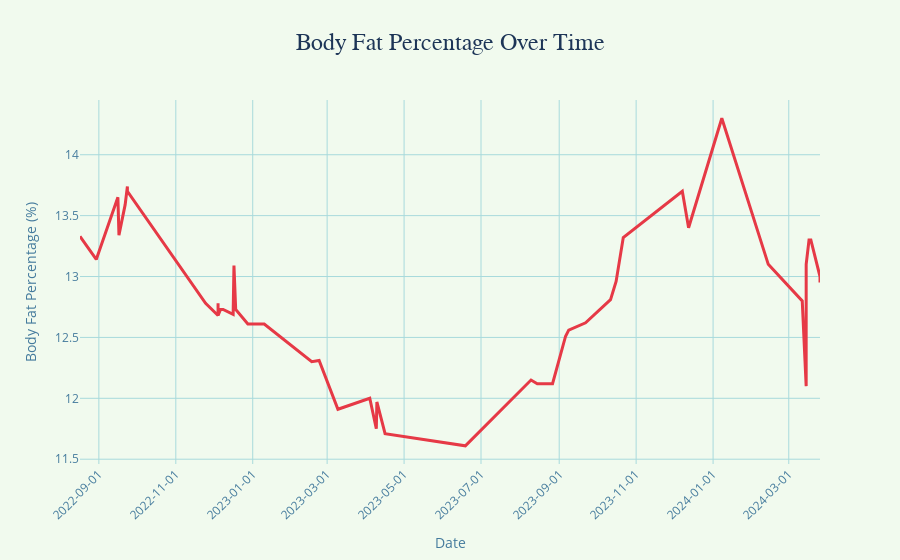

Notebook cell for this chart:
### Markdown cell above
Below is a graph over 1.5 years of my bodyfat percentage, as recorded by the Renpho scale and adjacent mobile app - what we're seeing in the first half is a solid effort to get into the best shape I possibly could for the race - what we see in the second half of the graph is a solid effort to undo all of that work.

### Code cell
import pandas as pd
import plotly.express as px

# Base path where your data is located
base_path = '/Users/ngirmay/Documents/GitHub/ironman_retrospective/apple_health/health_data_exported/'

# Specific file for body fat percentage data
body_fat_file = 'HKQuantityTypeIdentifierBodyFatPercentage_2024-04-99_18-30-56_SimpleHealthExportCSV.csv'

# Full path to the body fat percentage file
body_fat_file_path = base_path + body_fat_file

# Load the dataset
df_body_fat = pd.read_csv(body_fat_file_path, sep=',', skiprows=1)

# Convert 'startDate' to datetime format
df_body_fat['startDate'] = pd.to_datetime(df_body_fat['startDate'])

# Multiply 'value' by 100 to convert it into a percentage for better readability
df_body_fat['percentage_value'] = df_body_fat['value'] * 100

# Apply the Coolors color scheme
colors = {
    'line': '#E63946',  # Red for the line
    'background': '#F1FAEE',  # Light cream for the background
    'grid': '#A8DADC',  # Light teal for grid lines
    'title': '#1D3557',  # Dark blue for title
    'axes': '#457B9D'  # Steel blue for axes labels
}

# Create the interactive line plot with Plotly
fig = px.line(df_body_fat, x='startDate', y='percentage_value', 
              title='Body Fat Percentage Over Time', 
              labels={'percentage_value': 'Body Fat Percentage (%)', 'startDate': 'Date'})

# Update layout to match the color scheme and center the title
fig.update_layout(
    plot_bgcolor=colors['background'],  # Set background color
    paper_bgcolor=colors['background'],  # Paper (overall background)
    title_font=dict(size=24, color=colors['title'], family="Arial"),  # Title font styling (Arial is already bold by default)
    title_x=0.5,  # Center the title
    xaxis=dict(tickformat='%Y-%m-%d', gridcolor=colors['grid'], tickangle=-45),  # Combine x-axis settings
    yaxis=dict(gridcolor=colors['grid']),  # Set gridline color for y-axis
    font=dict(color=colors['axes']),  # Set font color for axes labels
    xaxis_title='Date',
    yaxis_title='Body Fat Percentage (%)',
    showlegend=False  # Hide the legend
)

# Update line color
fig.update_traces(line_color=colors['line'], line_width=3)

# Show interactive plot
fig.show()

### Figure 1 — Plotly figure (JSON) as saved in the notebook; plotly's stock layout.template omitted (floating-point values rounded to 4 significant figures)
{"data": [{"hovertemplate": "Date=%{x}<br>Body Fat Percentage (%)=%{y}<extra></extra>", "legendgroup": "", "line": {"color": "#E63946", "dash": "solid", "width": 3}, "marker": {"symbol": "circle"}, "mode": "lines", "name": "", "orientation": "v", "showlegend": false, "type": "scatter", "x": ["2022-08-17T01:06:10+00:00", "2022-08-29T22:32:46+00:00", "2022-09-16T02:01:59+00:00", "2022-09-16T22:15:16+00:00", "2022-09-21T20:25:38+00:00", "2022-09-21T20:35:06+00:00", "2022-09-21T20:35:35+00:00", "2022-09-23T15:03:23+00:00", "2022-09-23T15:03:41+00:00", "2022-09-23T15:03:41+00:00", "2022-09-23T15:03:41+00:00", "2022-09-23T15:03:41+00:00", "2022-09-23T15:03:41+00:00", "2022-09-23T15:03:41+00:00", "2022-09-23T15:03:41+00:00", "2022-09-23T15:10:43+00:00", "2022-11-24T15:28:14+00:00", "2022-12-04T12:14:54+00:00", "2022-12-04T12:15:46+00:00", "2022-12-04T12:16:12+00:00", "2022-12-04T12:16:58+00:00", "2022-12-04T12:16:58+00:00", "2022-12-04T12:16:58+00:00", "2022-12-04T12:16:58+00:00", "2022-12-04T12:17:25+00:00", "2022-12-04T12:17:34+00:00", "2022-12-06T11:12:58+00:00", "2022-12-08T12:14:50+00:00", "2022-12-16T11:10:23+00:00", "2022-12-17T02:47:12+00:00", "2022-12-17T02:47:12+00:00", "2022-12-17T02:47:12+00:00", "2022-12-17T02:47:12+00:00", "2022-12-18T11:45:17+00:00", "2022-12-24T02:58:35+00:00", "2022-12-28T03:32:00+00:00", "2023-01-10T02:50:26+00:00", "2023-02-16T18:49:42+00:00", "2023-02-22T15:26:08+00:00", "2023-02-22T15:26:08+00:00", "2023-02-22T15:26:08+00:00", "2023-02-22T15:26:08+00:00", "2023-02-22T15:26:08+00:00", "2023-03-09T13:21:58+00:00", "2023-04-03T18:59:11+00:00", "2023-04-07T17:53:34+00:00", "2023-04-08T23:38:54+00:00", "2023-04-09T10:25:38+00:00", "2023-04-09T10:25:38+00:00", "2023-04-15T22:15:13+00:00", "2023-06-18T13:57:54+00:00", "2023-08-09T15:34:14+00:00", "2023-08-14T14:33:30+00:00", "2023-08-26T17:21:49+00:00", "2023-09-06T01:10:26+00:00", "2023-09-06T01:10:43+00:00", "2023-09-08T13:05:23+00:00", "2023-09-21T21:52:23+00:00", "2023-10-11T16:49:42+00:00", "2023-10-16T02:38:59+00:00", "2023-10-21T18:57:53+00:00", "2023-12-07T14:42:56+00:00", "2023-12-12T14:07:40+00:00", "2024-01-07T22:26:38+00:00", "2024-02-13T18:19:31+00:00", "2024-03-11T16:37:16+00:00", "2024-03-14T19:32:20+00:00", "2024-03-14T19:37:58+00:00", "2024-03-17T01:38:33+00:00", "2024-03-18T12:30:28+00:00", "2024-03-25T18:39:03+00:00", "2024-03-25T18:39:11+00:00"], "xaxis": "x", "y": [13.33, 13.14, 13.65, 13.34, 13.59, 13.59, 13.59, 13.74, 13.74, 13.74, 13.74, 13.74, 13.74, 13.74, 13.74, 13.7, 12.78, 12.68, 12.68, 12.68, 12.78, 12.78, 12.78, 12.78, 12.78, 12.68, 12.73, 12.73, 12.69, 13.09, 13.09, 13.09, 13.09, 12.73, 12.66, 12.61, 12.61, 12.3, 12.31, 12.31, 12.31, 12.31, 12.31, 11.91, 12, 11.79, 11.75, 11.97, 11.97, 11.71, 11.61, 12.15, 12.12, 12.12, 12.51, 12.51, 12.56, 12.62, 12.81, 12.96, 13.32, 13.7, 13.4, 14.3, 13.1, 12.8, 12.1, 13.1, 13.3, 13.3, 13, 12.95], "yaxis": "y"}], "layout": {"font": {"color": "#457B9D"}, "legend": {"tracegroupgap": 0}, "paper_bgcolor": "#F1FAEE", "plot_bgcolor": "#F1FAEE", "showlegend": false, "title": {"font": {"color": "#1D3557", "family": "Arial", "size": 24}, "text": "Body Fat Percentage Over Time", "x": 0.5}, "xaxis": {"anchor": "y", "domain": [0, 1], "gridcolor": "#A8DADC", "tickangle": -45, "tickformat": "%Y-%m-%d", "title": {"text": "Date"}}, "yaxis": {"anchor": "x", "domain": [0, 1], "gridcolor": "#A8DADC", "title": {"text": "Body Fat Percentage (%)"}}}}
